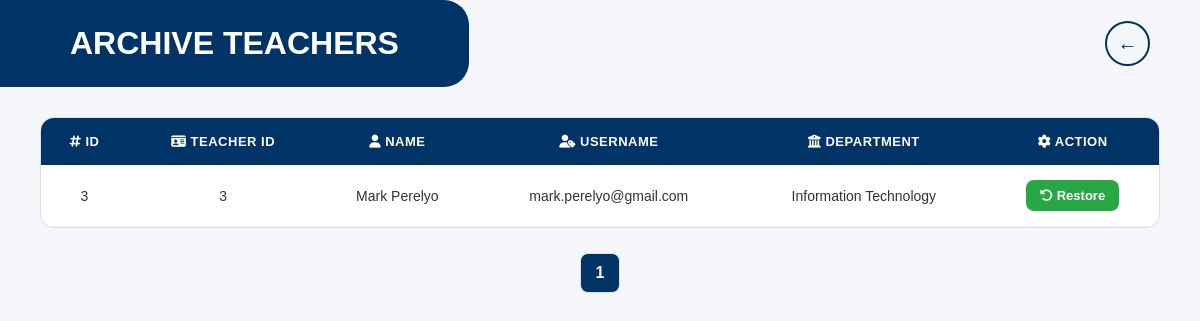
/admin/archiveTeachers.php (signed in), run on the app's committed database.
### tables this page shows
CREATE TABLE `teachers` (
  `id` int(10) UNSIGNED NOT NULL,
  `fname` varchar(64) NOT NULL,
  `mname` varchar(64) DEFAULT NULL,
  `lname` varchar(64) NOT NULL,
  `department` varchar(128) DEFAULT NULL,
  `subjects` text DEFAULT NULL,
  `userID` int(11) UNSIGNED DEFAULT NULL,
  `photo` longblob DEFAULT NULL,
  `archive` tinyint(1) DEFAULT 0
);

CREATE TABLE `users` (
  `id` int(10) UNSIGNED NOT NULL,
  `username` varchar(30) NOT NULL,
  `password` longtext NOT NULL,
  `role` varchar(12) NOT NULL
);

### admin/archiveTeachers.php (the view, shortened to what this page needs)
<?php
    require_once '../connectDB.php';
    $limit = 10;
    $page = isset($_GET['page']) ? (int)$_GET['page'] : 1;
    $start = ($page - 1) * $limit;
    $totalQuery = "SELECT COUNT(*) as total
    FROM teachers
    WHERE archive = 1";
    $totalResult = $conn->query($totalQuery);
    $totalRow = $totalResult->fetch_assoc();
    $totalRecords = $totalRow['total'];
    $totalPages = ceil($totalRecords / $limit);
    $sql = "SELECT * FROM teachers t
    JOIN users u ON t.userID = u.id
    WHERE t.archive = 1
    ORDER BY t.id DESC
    LIMIT $start, $limit";
    $result = $conn->query($sql);
?>
<!DOCTYPE html>
<html lang="en">
<head>
    <link rel="stylesheet"
    href="https://cdnjs.cloudflare.com/ajax/libs/font-awesome/6.5.0/css/all.min.css">
</head>
<body>
<div class="container">
      <div class="header">
        <div class="title-box">ARCHIVE TEACHERS</div>
        <a href="list_teacher.php" class="back-btn">←</a>
    </div>
    <div class="table-wrapper">
        <table>
            <thead>
                <tr>
                   <th><i class="fa-solid fa-hashtag"></i> ID</th>
                    <th><i class="fa-solid fa-id-card"></i> Teacher ID</th>
                    <th><i class="fa-solid fa-user"></i> Name</th>
                    <th><i class="fa-solid fa-user-tag"></i> Username</th>
                    <th><i class="fa-solid fa-building-columns"></i> Department</th>
                    <th><i class="fa-solid fa-gear"></i> Action</th>
                </tr>
            </thead>
            <tbody>
            <?php if ($result && $result->num_rows > 0): ?>
                <?php while($row = $result->fetch_assoc()): ?>
                    <tr>
                        <td><?= $row['id']; ?></td>
                        <td><?= htmlspecialchars($row['userID']); ?></td>
                        <td><?= htmlspecialchars($row['fname']. ' ' . $row['lname']); ?></td>
                        <td><?= htmlspecialchars($row['username']); ?></td>
                        <td><?= htmlspecialchars($row['department']); ?></td>
                        <td>
                            <form class="restoreForm">
                              <form class="restoreForm">
                                <button type="submit" class="restore-btn">
                                    <i class="fa-solid fa-rotate-left"></i>
                                    Restore
                                </button>
                            </form>
                        </td>
                    </tr>
                <?php endwhile; ?>
            <?php endif; ?>
            </tbody>
        </table>
    </div>
        <div class="pagination">
        <?php for($i = 1; $i <= $totalPages; $i++): ?>
            <a href="?page=<?= $i; ?>"
            class="<?= ($i == $page) ? 'active' : ''; ?>">
                <?= $i; ?>
            </a>
        <?php endfor; ?>
        </div>
</div>
</body>
</html>

### admin/archiveTeachers.php (style rules this page uses)
* { margin:0; padding:0; box-sizing:border-box; font-family:Arial, sans-serif; }
body { background:#f4f6f9; }
.header { display: flex; justify-content: space-between; align-items: center; padding-bottom: 30px; }
.title-box { background: #003366; color: white; font-weight: 900; font-size: 32px; padding: 25px 70px; border-top-right-radius: 25px; border-bottom-right-radius: 25px; border-top-left-radius: 0; border-bottom-left-radius: 0; }
.back-btn { margin-right: 50px; width: 45px; height: 45px; border: 2px solid #003366; border-radius: 50%; color: #003366; display: flex; justify-content: center; align-items: center; font-size: 20px; cursor: pointer; text-decoration: none; transition: transform 0.3s; }
.table-wrapper { background:#fff; border-radius:14px; overflow:hidden; border:1px solid #dce1e7; margin-left:40px; margin-right:40px; }
table { width:100%; border-collapse:collapse; }
thead { background:#003366; }
th { color:#fff; padding:16px; font-size:13px; text-transform:uppercase; letter-spacing:.5px; }
td { padding:15px; text-align:center; border-bottom:1px solid #eef1f4; font-size:14px; color:#333; }
.restore-btn { padding:8px 14px; border:none; border-radius:8px; background:#28a745; color:#fff; cursor:pointer; font-size:13px; font-weight:600; transition:.3s; }
.pagination { display:flex; justify-content:center; align-items:center; gap:10px; margin:25px 0; }
.pagination a { padding:10px 15px; text-decoration:none; border-radius:8px; background:#fff; border:1px solid #dce1e7; color:#003366; font-weight:600; transition:.25s; }
.pagination a.active { background:#003366; color:#fff; }

### data on the page
teachers: userID "3", fname+lname "Mark Perelyo", userID.username "mark.perelyo@gmail.com", department "Information Technology"
